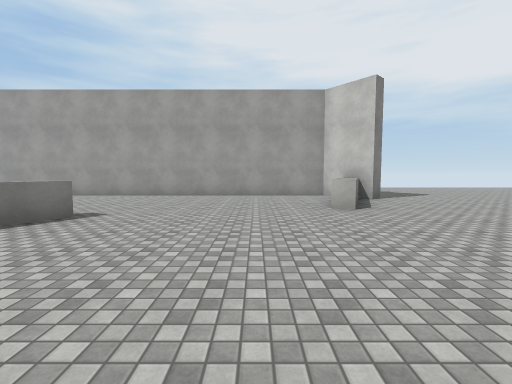
[1] (above)

18 first-person views from a walk through a 3-D level made in the Unity game engine. The camera is 1.5 m above the floor, tilts 4° down and sees 90° across. The floor is counted in squares, 2 m on a side. Each view is taken from the middle of a square. On the plan, view 1 faces up. The plan holds only what a view shows up to about 9 squares ahead; the rest is blank. The place goes on beyond the plan. Surface patterns are stand-ins for the level's own textures.

[2]
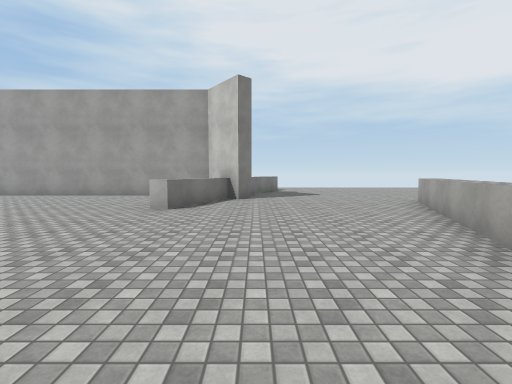

[3]
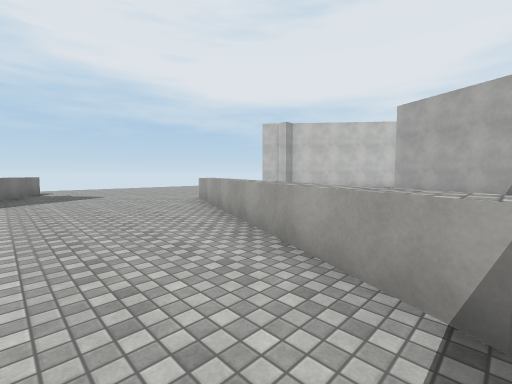

[4]
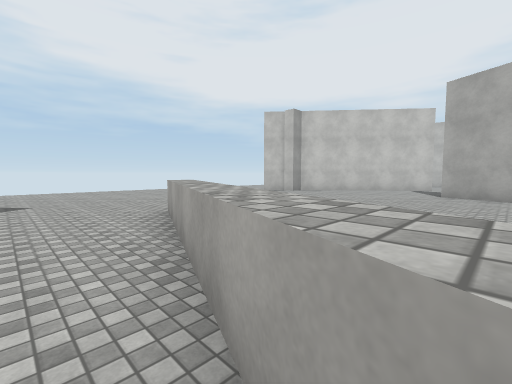

[5]
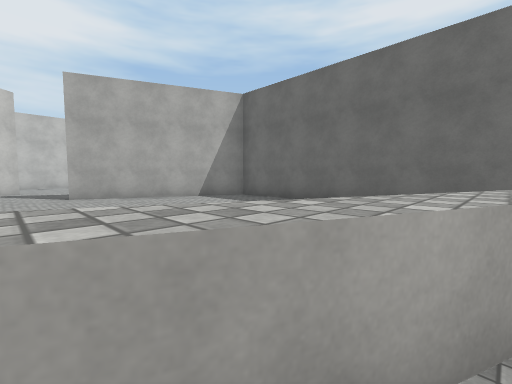

[6]
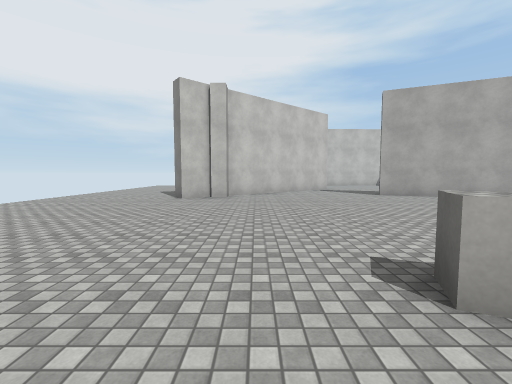

[7]
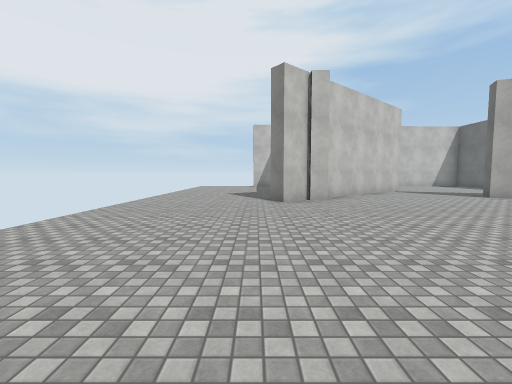

[8]
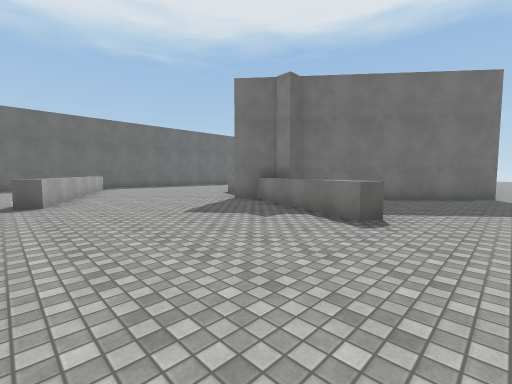

[9]
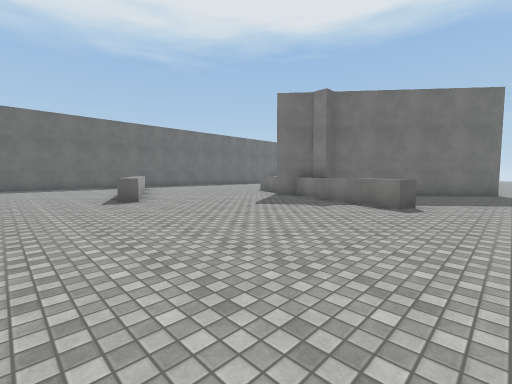

[10]
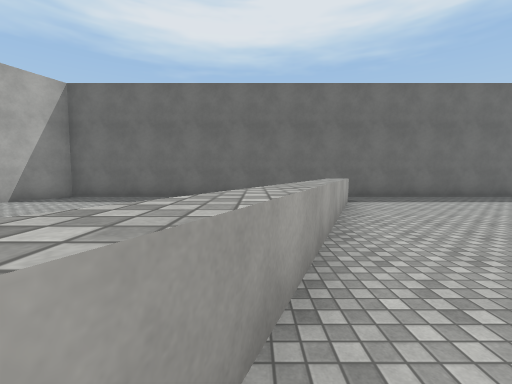

[11]
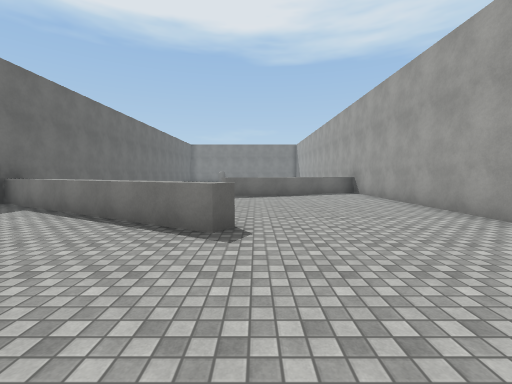

[12]
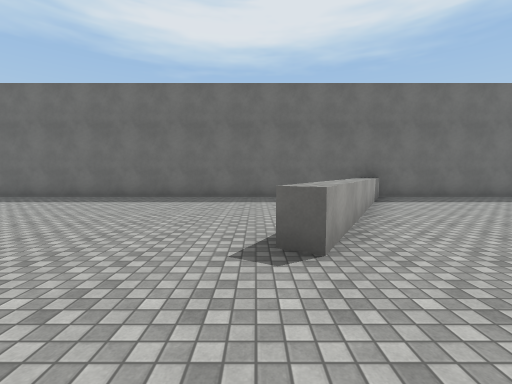

[13]
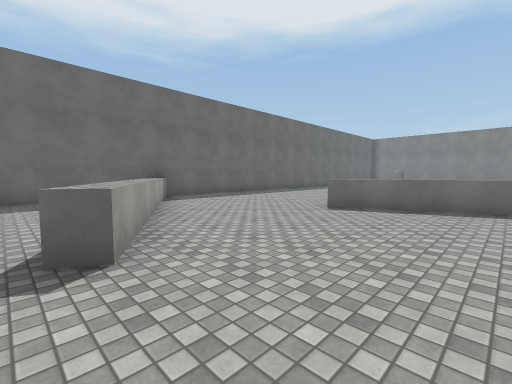

[14]
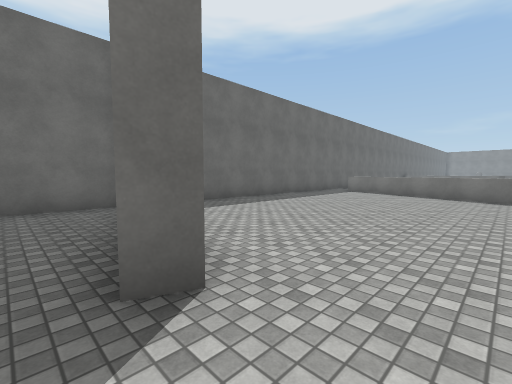

[15]
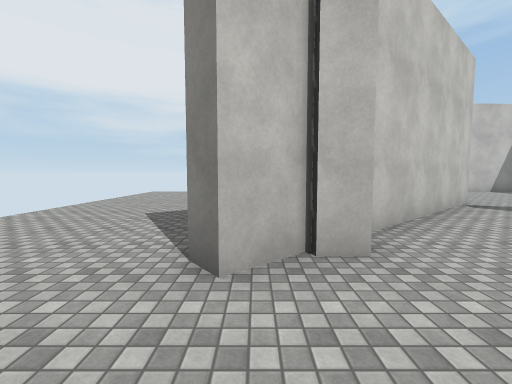

[16]
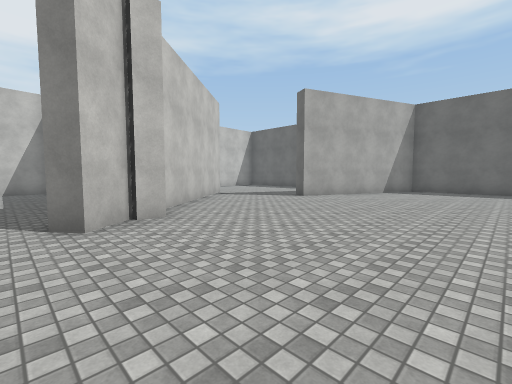

[17]
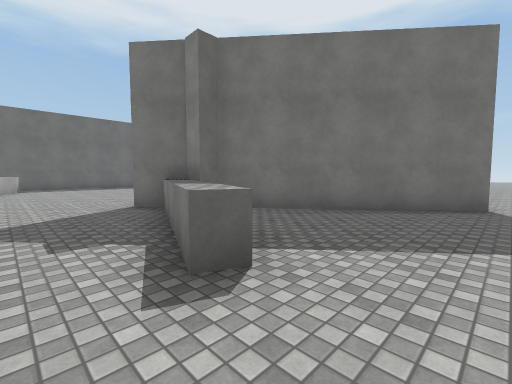

[18]
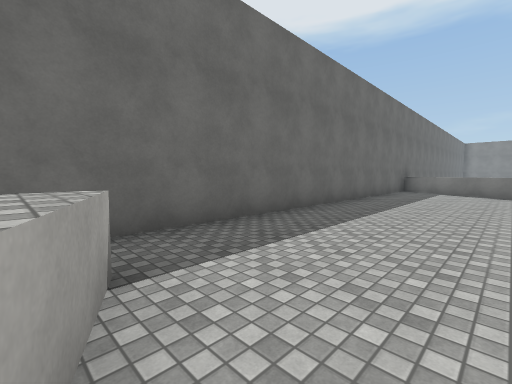

### Floor plan
Key: @ floor where view 1 was taken; # wall or solid block; . floor; = window, fence, low wall or low ledge; ^ raised ledge.
Columns run from 9 left of view 1 to 17 right of it. Each row starts with its distance up from view 1.
 14       .....................
 13         ##.................
 12          ##...^............
 11           ##.^.............
 10            #.^..........##.
  9 #############=...........##
  8 ............#.............#
  7 #...........^..............
  6 ^..........^.....^.........
  5 ^................^.........
  4 ^....^..........^^.........
  3 .....^..........^........#.
  2 ....^...........^........#.
  1 ....^..........^  ......##.
  0 ...^.....@....#^   .....#..
 -1 ##^^#####################..
 -2                         ###

Where each view was taken, in squares from view 1:
view 1: 0 up, 0 right, facing up
view 2: 0 up, 4 right, facing up
view 3: 0 up, 4 right, facing up-right
view 4: 2 up, 6 right, facing up-right
view 5: 5 up, 7 right, facing down-right
view 6: 8 up, 7 right, facing right
view 7: 11 up, 8 right, facing right
view 8: 14 up, 9 right, facing down-left
view 9: 14 up, 11 right, facing down-left
view 10: 7 up, 8 right, facing down
view 11: 5 up, 0 right, facing left
view 12: 7 up, 3 left, facing down
view 13: 7 up, 3 left, facing down-left
view 14: 5 up, 17 right, facing down-left
view 15: 10 up, 13 right, facing right
view 16: 11 up, 11 right, facing down-right
view 17: 14 up, 6 right, facing down-left
view 18: 2 up, 6 right, facing down-left
